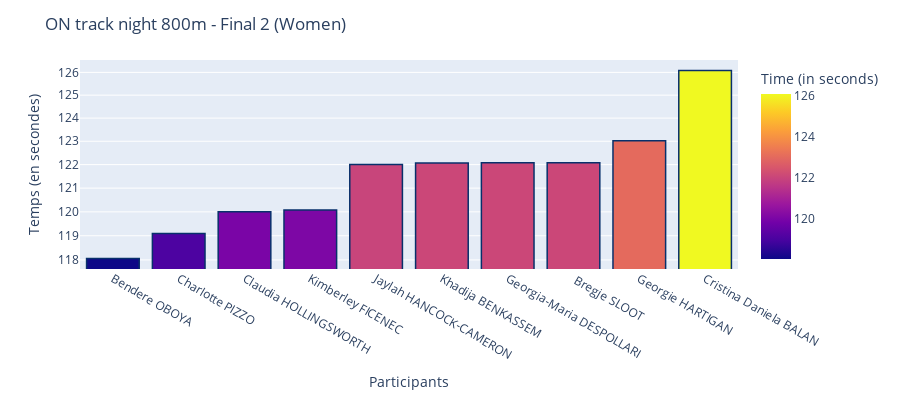

The cell this chart's notebook holds for it:
### Code cell
data = {
    'Participant': ['Bendere OBOYA', 'Charlotte PIZZO', 'Claudia HOLLINGSWORTH',
                    'Kimberley FICENEC', 'Jaylah HANCOCK-CAMERON', 'Khadija BENKASSEM',
                    'Georgia-Maria DESPOLLARI', '	Bregje SLOOT', 'Georgie HARTIGAN', 'Cristina Daniela BALAN'],
    'Temps': [timedelta(minutes=1, seconds=58, milliseconds=56), timedelta(minutes=1, seconds=59, milliseconds=99), 
              timedelta(minutes=2, seconds=00, milliseconds=2), timedelta(minutes=2, seconds=00, milliseconds=79),
              timedelta(minutes=2, seconds=2, milliseconds=3), timedelta(minutes=2, seconds=2, milliseconds=71),
              timedelta(minutes=2, seconds=2, milliseconds=78), timedelta(minutes=2, seconds=2, milliseconds=81),
              timedelta(minutes=2, seconds=3, milliseconds=22), timedelta(minutes=2, seconds=6, milliseconds=85)]
}

df = pd.DataFrame(data)
df['Time'] = df['Temps'].apply(lambda x: x.total_seconds())
fig = px.bar(df, x='Participant', y='Time',
             color='Time',
             labels={'Participant':'Participants',
                     'Time':'Time (in seconds)'}, 
             height=400,
             color_discrete_sequence=px.colors.qualitative.Dark24)

fig.update_layout(
    title='ON track night 800m - Final 2 (Women)',
    xaxis_title='Participants',
    yaxis_title='Temps (en secondes)',
    yaxis_tickformat='s',
    yaxis_type='log',  
    uniformtext_minsize=8, 
    uniformtext_mode='hide' 
)
fig.update_traces(marker_line_color='rgb(8,48,107)', 
                  marker_line_width=1.5)
fig.show()

### Figure 1 — Plotly figure (JSON) as saved in the notebook; plotly's stock layout.template omitted (floating-point values rounded to 4 significant figures)
{"data": [{"alignmentgroup": "True", "hovertemplate": "Participants=%{x}<br>Time (in seconds)=%{marker.color}<extra></extra>", "legendgroup": "", "marker": {"color": [118.1, 119.1, 120.0, 120.1, 122.0, 122.1, 122.1, 122.1, 123.0, 126.1], "coloraxis": "coloraxis", "line": {"color": "rgb(8,48,107)", "width": 1.5}, "pattern": {"shape": ""}}, "name": "", "offsetgroup": "", "orientation": "v", "showlegend": false, "textposition": "auto", "type": "bar", "x": ["Bendere OBOYA", "Charlotte PIZZO", "Claudia HOLLINGSWORTH", "Kimberley FICENEC", "Jaylah HANCOCK-CAMERON", "Khadija BENKASSEM", "Georgia-Maria DESPOLLARI", "\tBregje SLOOT", "Georgie HARTIGAN", "Cristina Daniela BALAN"], "xaxis": "x", "y": [118.1, 119.1, 120.0, 120.1, 122.0, 122.1, 122.1, 122.1, 123.0, 126.1], "yaxis": "y"}], "layout": {"barmode": "relative", "coloraxis": {"colorbar": {"title": {"text": "Time (in seconds)"}}, "colorscale": [[0, "#0d0887"], [0.1111, "#46039f"], [0.2222, "#7201a8"], [0.3333, "#9c179e"], [0.4444, "#bd3786"], [0.5556, "#d8576b"], [0.6667, "#ed7953"], [0.7778, "#fb9f3a"], [0.8889, "#fdca26"], [1, "#f0f921"]]}, "height": 400, "legend": {"tracegroupgap": 0}, "margin": {"t": 60}, "title": {"text": "ON track night 800m - Final 2 (Women)"}, "uniformtext": {"minsize": 8, "mode": "hide"}, "xaxis": {"anchor": "y", "domain": [0, 1], "title": {"text": "Participants"}}, "yaxis": {"anchor": "x", "domain": [0, 1], "tickformat": "s", "title": {"text": "Temps (en secondes)"}, "type": "log"}}}
